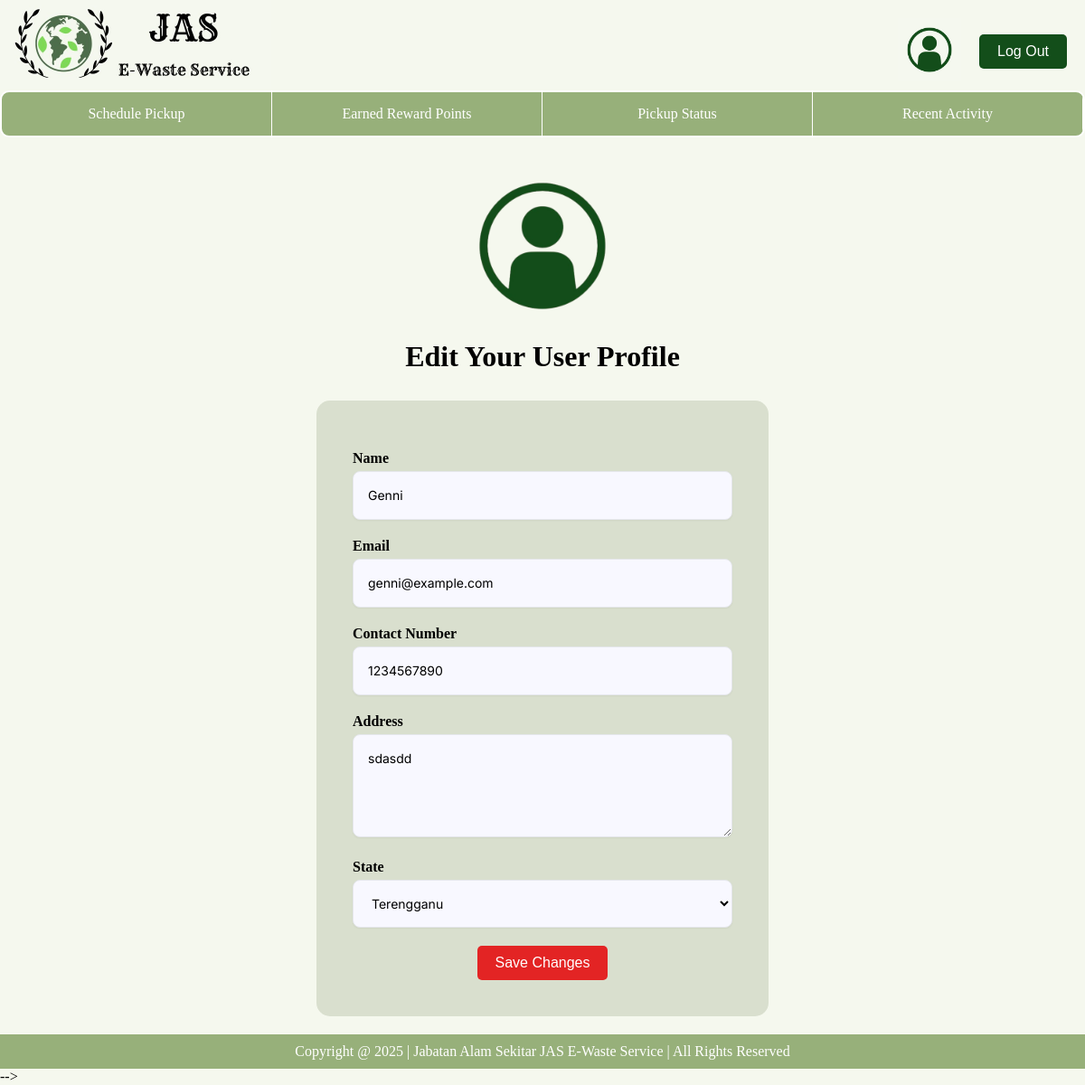
/customer/edit_profile/ (signed in), run on an earlier commit of the app's database.
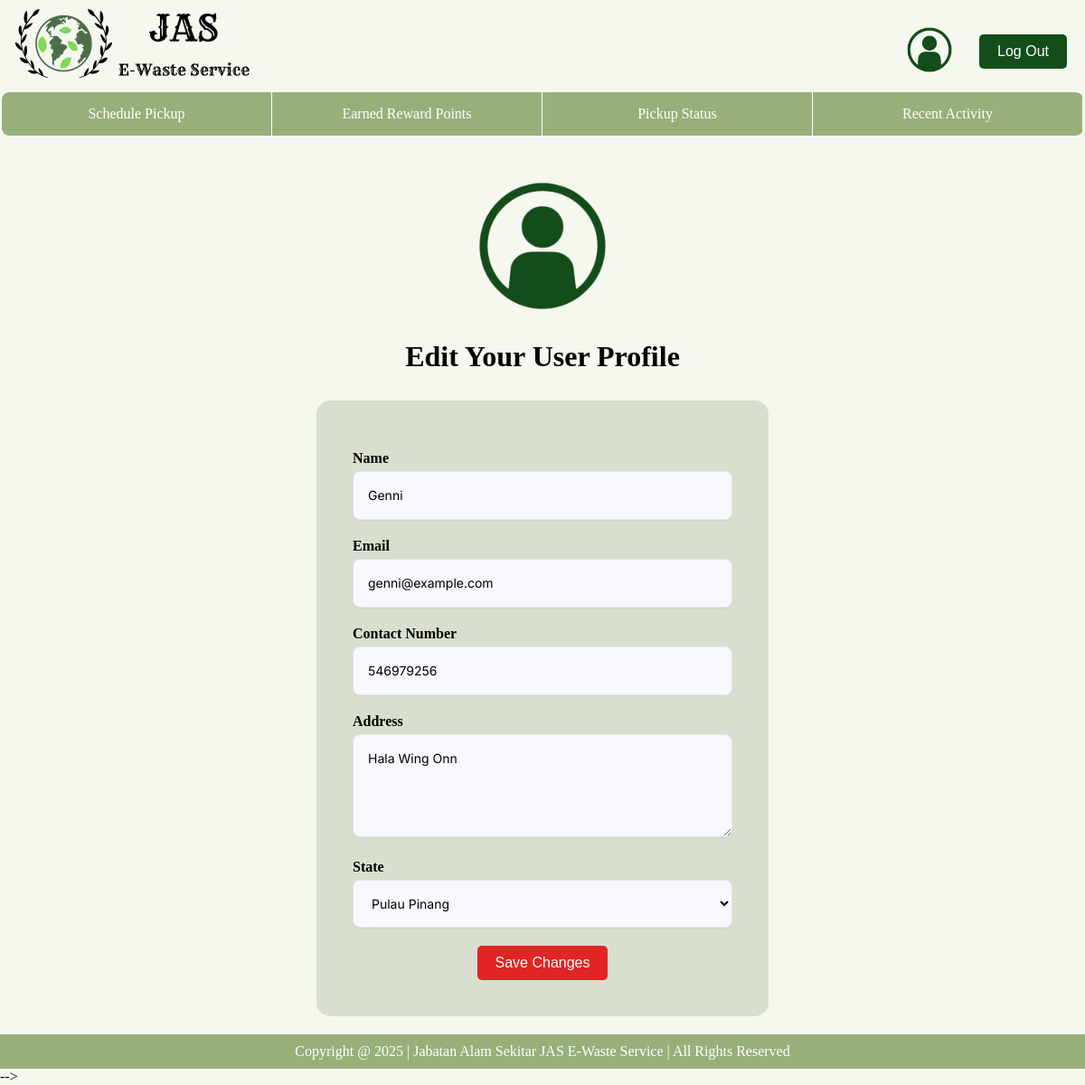
And on a later commit of the database.
### database/models.py (models this page shows, shortened)
class Customer (models.Model):
    customerID = models.CharField(primary_key=True, max_length=200)
    name = models.CharField(max_length=50)
    email = models.EmailField(max_length=100, unique=True)
    password = models.CharField(max_length=200)
    phoneNumber = models.IntegerField()
    address = models.TextField()
    state = models.CharField(max_length=50)
    points = models.IntegerField(blank = True, null = True)

### customer/views.py (the view, shortened to what this page needs)
# urls.py: path('edit_profile/', edit_profile, name='edit_profile'), # Edit customer profile
def edit_profile(request):
    customerID = request.session.get("user_id")
    userInfo = Customer.objects.get(customerID=customerID)
    states = ['Johor', 'Kedah', 'Kelantan', 'Kuala Lumpur', 'Labuan', 'Melaka', 'Negeri Sembilan', 'Pahang', 'Perak', 'Perlis', 'Pulau Pinang', 'Sabah', 'Sarawak', 'Selangor', 'Terengganu', 'Putrajaya']
    return render(request, "customer/edituserprofile-customer.html", {"profile": userInfo, "states": states})

### customer/templates/customer/edituserprofile-customer.html (shortened to what this page needs)
{% extends 'customer/base_customer.html' %}
{% load static %}
    {% block extra_css %}
        <link rel="stylesheet" href="{% static 'css/edituserprofile-customer.css' %}">
    {% endblock %}
{% block content %}
<body>
    <div class="container">
        <div class="container-top">
            <img id="user" src="{% static 'images/userprofilelogonobg.png' %}" width="200" height="200" alt="user profile logo">
            <h1>Edit Your User Profile</h1>
        </div>
        <div class="container-bottom">
            <form action="{% url 'customer:edit_profile' %}" method="post"> {% csrf_token %}
                <label>Name</label>
                <div class="input-container">
                    <input type="text" name="fullname" placeholder="Enter your full name" value="{{profile.name}}" required>
                </div>
                <label>Email</label>
                <div class="input-container">
                    <input type="email" name="email" placeholder="Enter your email address" value="{{profile.email}}" required>
                </div>
                <label>Contact Number</label>
                <div class="input-container">
                    <input type="tel" name="contact_number" placeholder="Enter your contact number" value="{{profile.phoneNumber}}" required>
                </div>
                <label>Address</label>
                <div class="input-container">
                    <textarea name="address" rows="4" cols="30" required>{{profile.address}}</textarea>
                </div>
                <label>State</label>
                <div class="input-container">
                    <select id="state" name="state" required>
                        {% for state in states %}
                            {% if profile.state == state %}
                                <option value="{{state}}" selected>{{state}}</option>
                            {% else %}
                                <option value="{{state}}">{{state}}</option>
                            {% endif %}
                        {% endfor %}
                    </select>
                </div>
                <button type="submit" id="savechanges">Save Changes</button>
            </form>
        </div>
    </div>
</body>
{% endblock %}

What changed in the data, as far as the page shows it:
changed Customer "Genni": contact_number "1234567890" → "546979256"; address "sdasdd" → "Hala Wing Onn"; state "Terengganu" → "Pulau Pinang"
